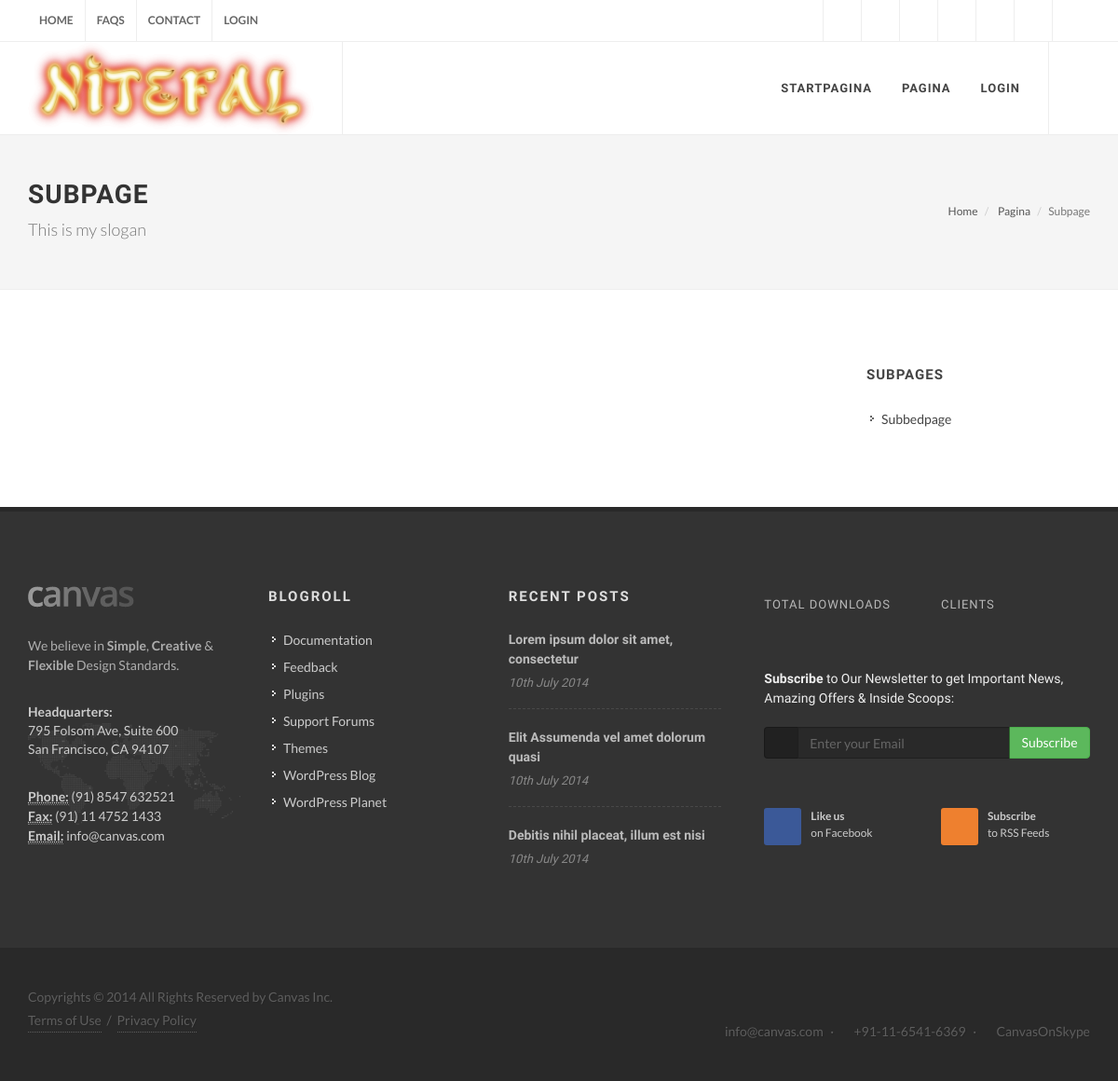
The page /subpage/ on the database as committed earlier.
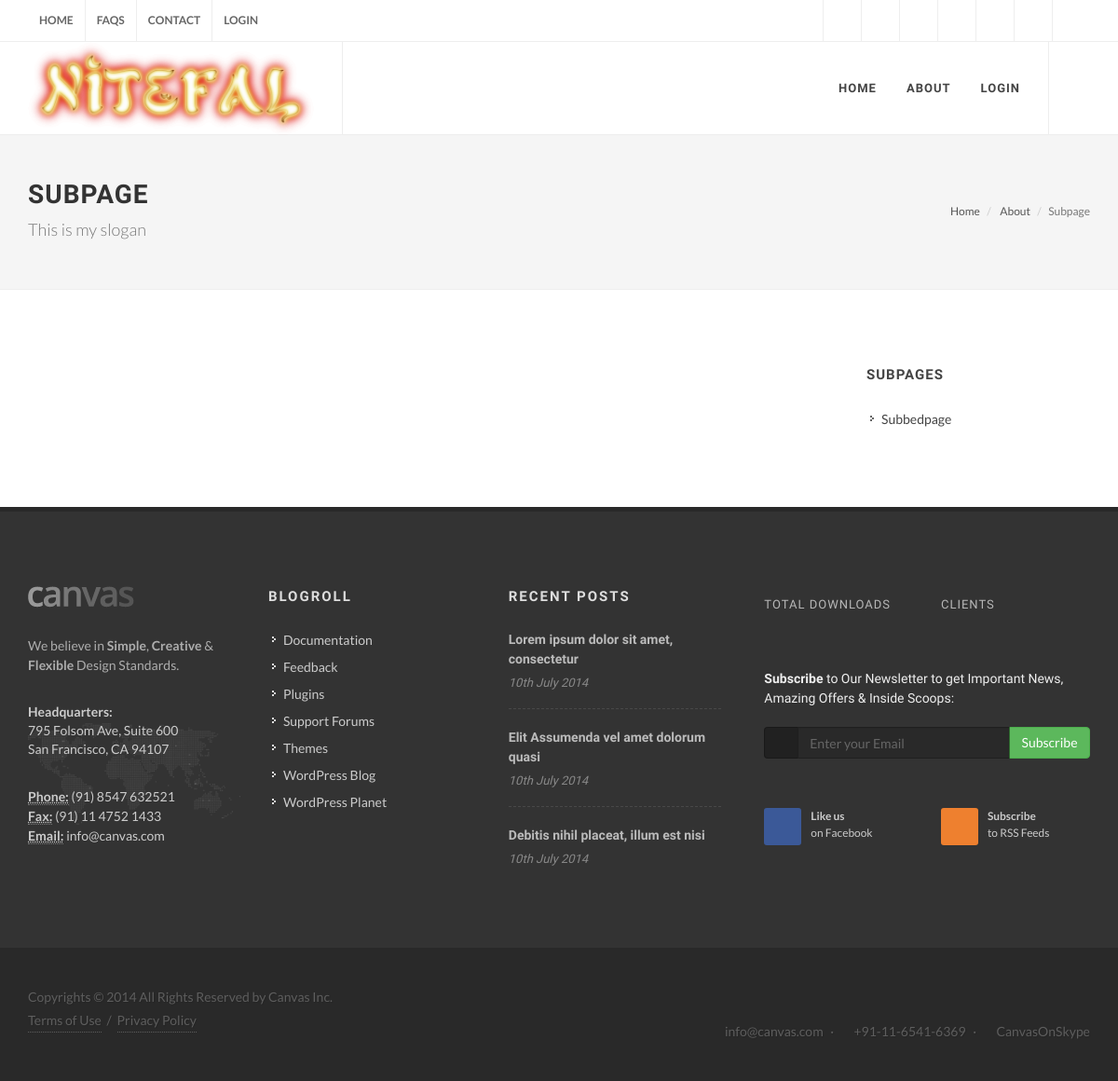
The same page on the database as committed later.
### dcms/apps/pages/models.py (models this page shows, shortened)
class TimestampAble(models.Model):
    created_on = models.DateTimeField(_("date/time created"), editable=False, auto_now_add=True)
    modified_on = models.DateTimeField(_("date/time modified"), editable=False, auto_now=True)
    created_by = models.ForeignKey(User, editable=False, related_name='%(app_label)s_%(class)s_created_by', null=True,
                                   default=None)
    modified_by = models.ForeignKey(User, editable=False, related_name='%(app_label)s_%(class)s_modified_by', null=True,
                                    default=None)
    class Meta:
        abstract = True

class Page(TimestampAble):
    name = models.CharField(max_length=255, verbose_name='Name')
    slogan = models.CharField(max_length=255, verbose_name='Slogan')
    url = models.SlugField(max_length=255, verbose_name='Url', unique=True)
    parent = models.ForeignKey('Page', blank=True, null=True, verbose_name='Parent')
    ordering = models.PositiveSmallIntegerField(verbose_name='Ordering')
    sidebar_right = models.BooleanField(default=True, verbose_name='Sidebar right?')
    class Meta:
        verbose_name = 'Page'
        verbose_name_plural = 'Pages'

### dcms/apps/pages/views.py (the view, shortened to what this page needs)
# urls.py: url(r'^(?P<slug>[-\w\d]+)/$', views.PageView, name='page'),
def PageView(request, slug):
    page = Page.objects.get(url=slug)
    rows_ = []
    rows = Row.objects.filter(page=page).order_by('ordering').all()
    for row in rows:
        columns = Column.objects.filter(row=row).order_by('ordering').all()
        rows_.append({'id': row.id, 'columns': columns})
    breadcrumbs = parent_pages(page.id)
    if page.sidebar_right:
        subpages = Page.objects.filter(parent=page.pk).order_by('ordering').all()
        sidebar_right = {'subpages': subpages}
    else:
        sidebar_right = None
    context = {'breadcrumbs': breadcrumbs, 'page': page, 'rows': rows_, 'sidebar_right': sidebar_right}
    return render(request, 'page.html', context=context)

### dcms/apps/tagger/forms.py
class TagItForm(ModelForm):
    class Meta:
        model = TaggedItem
        fields = ['tag']

### dcms/apps/pages/views.py (called while the page is built)
def parent_pages(pk):
    page = Page.objects.get(pk=pk)
    tree = []
    tree.append({'title': page.name, 'url': page.url})
    if page.parent:
        tree = parent_pages(page.parent_id) + tree
    return tree

### dcms/apps/tagger/templatetags/show_tags.py (called while the page is built, shortened)
@register.inclusion_tag('tag_it_ajax.html', takes_context=True)
def tag_this(context, model, model_id):
    request = context['request']
    user = request.user
    content_type = ContentType.objects.get(model=model)
    form = TagItForm()
    tags = TaggedItem.objects.filter(content_type=content_type, object_id=model_id).all()
    form.fields["tag"].queryset = Tag.objects.exclude(tag__in=[o.tag for o in tags])
    context_dict = {'request': request, 'form': form, 'tags': tags}
    return context_dict

### dcms/apps/pages/templates/page.html (shortened to what this page needs)
{% extends 'base.html' %}
{% load page %}
{% if request.user.is_staff %}
    {% load staticfiles %}
{% endif %}
{% block content_header %}
    <section id="page-title">
        <div class="container clearfix">
            <h1>
                {{ page.name }}
            </h1>
            <span>{{ page.slogan }}</span>
            <ol class="breadcrumb">
                <li><a href="/">Home</a></li>
                {% for item in breadcrumbs %}
                    <li{% if forloop.last %} class="active">{{ item.title }}{% else %}>
                        <a href="{% url 'page' item.url %}">{{ item.title }}</a>{% endif %}</li>
                {% endfor %}
            </ol>
        </div>
    </section>
{% endblock %}
{% block content %}
    <br/><br/>
    {% load show_tags %}
{% endblock %}
{% if sidebar_right %}
{% block sidebar_right %}
					<div class="sidebar nobottommargin col_last clearfix">
						<div class="sidebar-widgets-wrap">
                        {% if sidebar_right.subpages %}
							<div class="widget widget_links clearfix">
								<h4>Subpages</h4>
								<ul>
                                {% for p in sidebar_right.subpages %}
									<li><a href="{% url 'page' p.url %}"><div>{{ p.name }}</div></a></li>
                                {% endfor %}
								</ul>
							</div>
                            {% endif %}
						</div>
					</div>
{% endblock %}
{% endif %}

### dcms/apps/pages/templates/page_navigation.html (shortened to what this page needs)
<ul>
    {% for page in tree %}
        <li>
            <a href="{% url 'page' page.url %}"><div>{{ page.title }}</div></a>
        </li>
    {% endfor %}
    {% if not request.user.is_authenticated %}
    <li><a href="{% url 'login' %}"><div>Login</div></a></li>
    {% else %}
    {% if request.user.is_staff %}
    <li><a href="{% url 'cms' %}">Admin</a></li>
    {% endif %}
    <li><a href="{% url 'logout' %}?next=/"><div>Uitloggen</div></a></li>
    {% endif %}
</ul>

Rows that differ between the two databases and show on the page:
changed Page: url "start" → "Home" (drawn)
changed Page: url "page" → "About" (drawn)
Other text that changed with them:
new list line: "HOME"
new list line: "ABOUT"
new list line: "About"
list line gone: "STARTPAGINA"
list line gone: "PAGINA"
list line gone: "Pagina"
